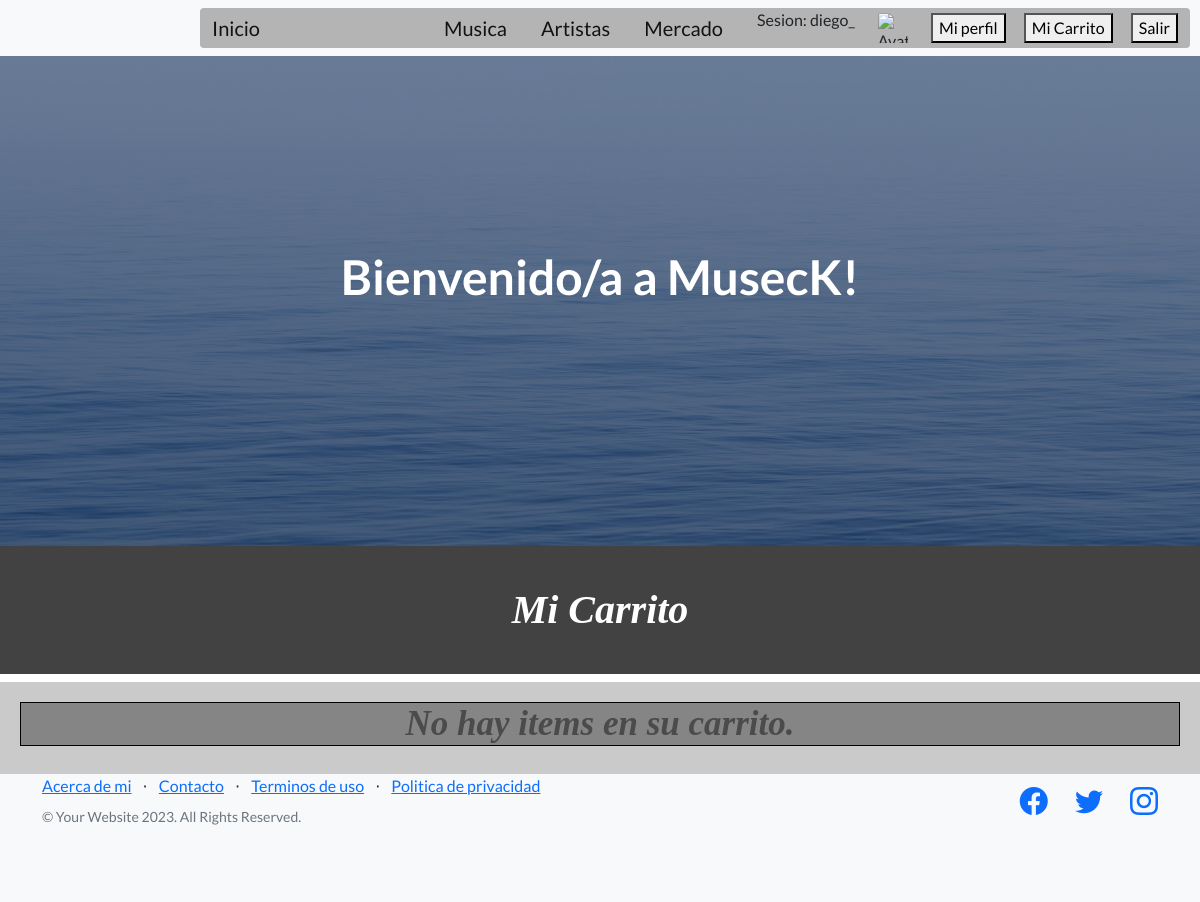
Page /app-include/carrito/ (signed in) on the earlier database version.
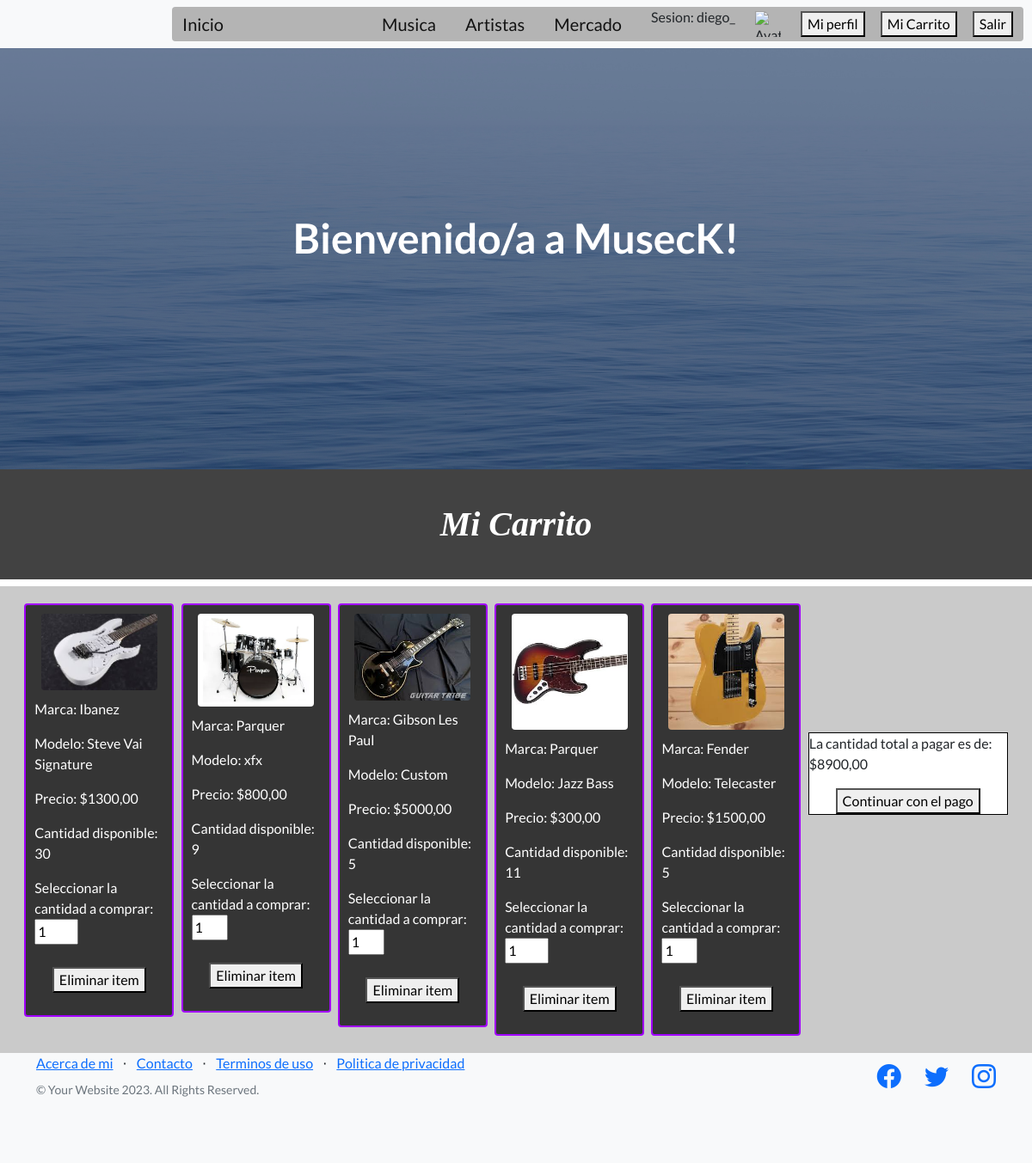
Same page on the later database version.
### AppPrueba/models.py (models this page shows, shortened)
class ItemCarrito(models.Model):
    carrito = models.ForeignKey(Carrito, on_delete=models.CASCADE)
    producto = models.ForeignKey(Instrumento, on_delete=models.CASCADE)
    cantidad = models.PositiveIntegerField(default=1)

class Instrumento(models.Model):
    TIPO_CHOICES = [
        ('guitarra', 'Guitarra'),
        ('bajo', 'Bajo'),
        ('baterias', 'Baterias'),
        ('violines', 'Violines'),
        ('ukeleles', 'Ukeleles'),
        ('saxofones', 'Saxofones'),
        ('pianos', 'Pianos'),
        ('acordeones' , 'Acordeones'),
        ('flautas' , 'Flautas'),
    ]
    marca = models.CharField(max_length=50, default='')
    modelo = models.CharField(max_length=50)
    precio = models.DecimalField(max_digits=10, decimal_places=2)
    cantidad_disponible = models.IntegerField(default=0)
    imagen = models.ImageField(upload_to='instrumentos/', null=True, blank=True)
    tipo = models.CharField(max_length=50, default="", choices=TIPO_CHOICES)

### AppPrueba/views.py (the view)
# urls.py: path('carrito/', ver_carrito, name='MiCarrito'),
@login_required
def ver_carrito(req):
    carrito, creado = Carrito.objects.get_or_create(usuario=req.user)
    items_carrito = ItemCarrito.objects.filter(carrito=carrito)
    if req.method == "POST":
        for item in items_carrito:
            cantidad = int(req.POST.get(f'cantidad_{item.id}', 1))
            item.cantidad = cantidad
            item.save()
    precio_total = sum(item.producto.precio * item.cantidad for item in items_carrito)
    return render(req, 'carrito.html', {'carrito': carrito, 'items_carrito': items_carrito, 'precio_total': precio_total})

### AppPrueba/context_processors.py (called while the page is built)
def avatar(request):
    if request.user.is_authenticated:
        try:
            avatar = Avatar.objects.get(user=request.user)
        except Avatar.DoesNotExist:
            avatar = None
    else:
        avatar = None
    return {'avatar': avatar}

### AppPrueba/templates/carrito.html
{% extends "padre.html" %}
{% block contenido_variable %}
    <h1 id="mi-h1">Mi Carrito</h1>
    <div id="contenedor-general">
        {% if items_carrito %}
            {% for item in items_carrito %}
                <div id="contenedor-publicacion">
                    <ul class="detalle-publicacion">
                        <li class="lista-pubs">
                            {% if item.producto.imagen %}
                                <img id="mis-img" src="{{ item.producto.imagen.url }}" alt="Imagen del instrumento">
                            {% endif %}
                            <div class="datos-publicacion">
                                <p>Marca: {{ item.producto.marca }}</p>
                                <p>Modelo: {{ item.producto.modelo }}</p>
                                <p>Precio: ${{ item.producto.precio }}</p>
                                {% with instrumento=item.producto %}
                                    <p>Cantidad disponible: {{ instrumento.cantidad_disponible }}</p>
                                    <p>Seleccionar la cantidad a comprar: <input value="1" type="number" name="cantidad" min="1" max="{{ instrumento.cantidad_disponible }}" required></p>
                                {% endwith %}
                            </div>
                            <a href="{% url 'EliminarItem' pk=item.pk %}">
                                <button type="submit">Eliminar item</button>
                            </a>
                        </li>
                    </ul>
                </div>
            {% endfor %}
            <div id="box-pago-carrito">
                <p>
                    La cantidad total a pagar es de: ${{precio_total}}
                </p>
                <a href="{% url 'FormaPago' %}">
                    <button type="button">Continuar con el pago</button>
                </a>
            </div>
        {% else %}
        <h2 id="mi_h2">
            No hay items en su carrito.
        </h2>
        {% endif %}
    </div>
{% endblock contenido_variable %}

### AppPrueba/templates/padre.html (shortened to what this page needs)
<!DOCTYPE html>
<html lang="en">
    <head>
        {% load static %}
        <link href="https://cdn.jsdelivr.net/npm/bootstrap-icons@1.5.0/font/bootstrap-icons.css" rel="stylesheet" type="text/css" />
        <link href="{% static '/css/styles.css' %}" rel="stylesheet" />
        <link rel="stylesheet" href="{% static 'css/mi_estilo.css' %}"/>
    </head>
    <body>
        {% include 'navbar.html' %}
        <header class="masthead" id="mi_header">
            <div class="container position-relative">
                <div class="row justify-content-center">
                    <div class="col-xl-6">
                        <div class="text-center text-white">
                            <h1 class="mb-5">Bienvenido/a a MusecK!</h1>
                        </div>
                    </div>
                </div>
            </div>
        </header>
        {% block contenido_variable %}
        {% endblock contenido_variable %}
        <footer class="footer bg-light" id="footer-style">
            <div class="container">
                <div class="row">
                    <div class="col-lg-6 h-100 text-center text-lg-start my-auto">
                        <ul class="list-inline mb-2">
                            <li class="list-inline-item"><a href="{% url 'AboutMe' %}">Acerca de mi</a></li>
                            <li class="list-inline-item">⋅</li>
                            <li class="list-inline-item"><a href="#!">Contacto</a></li>
                            <li class="list-inline-item">⋅</li>
                            <li class="list-inline-item"><a href="#!">Terminos de uso</a></li>
                            <li class="list-inline-item">⋅</li>
                            <li class="list-inline-item"><a href="#!">Politica de privacidad</a></li>
                        </ul>
                        <p class="text-muted small mb-4 mb-lg-0">&copy; Your Website 2023. All Rights Reserved.</p>
                    </div>
                    <div class="col-lg-6 h-100 text-center text-lg-end my-auto">
                        <ul class="list-inline mb-0">
                            <li class="list-inline-item me-4">
                                <a href="#!"><i class="bi-facebook fs-3"></i></a>
                            </li>
                            <li class="list-inline-item me-4">
                                <a href="#!"><i class="bi-twitter fs-3"></i></a>
                            </li>
                            <li class="list-inline-item">
                                <a href="#!"><i class="bi-instagram fs-3"></i></a>
                            </li>
                        </ul>
                    </div>
                </div>
            </div>
        </footer>
    </body>
</html>

### AppPrueba/templates/navbar.html
{% load static %}
<nav class="navbar navbar-light bg-light static-top" id="navbar">
    <div class="container" id="mi_container">
        <div class="cont-inicio">
            <a class="navbar-brand" href="{% url 'Inicio' %}">Inicio</a>
        </div>
        <a class="navbar-brand" href="{% url 'ListaGeneros' %}">Musica</a>
        <a class="navbar-brand" href="{% url 'Artistas' %}">Artistas</a>
        <a class="navbar-brand" href="{% url 'Categorias' %}">Mercado</a>
        {% if user.is_authenticated %}
            <p>
                Sesion: {{user.username}}
            </p>
                {% if avatar %}
                    <img src="{{ avatar.url }}" alt="Avatar" style="width: 30px; height: 30px; margin: 5px;"/>
                {% else %}
                <img src="{% static 'assets/img/imagenxdefecto.jpg' %}" alt="Avatar por defecto" style="width: 30px; height: 30px; margin: 5px;"/>
                {% endif %}
            <a href="{% url 'EditarPerfil' %}">
                <button type="submit">Mi perfil</button>
            </a>
            <a href="{% url 'MiCarrito' %}">
                <button type="submit">Mi Carrito</button>
            </a>
            <form action="{% url 'LogoutUser' %}" method="post"> {% csrf_token %}
                <button type="submit">Salir</button>
            </form>
        {%else%}
            <div class="cont-login-register">
                <a class="btn btn-primary" href="{% url 'Registro' %}">Registrarse</a>
                <a class="btn btn-primary" href="{% url 'IniciarSesion' %}">Iniciar sesion</a>
            </div>
        {% endif %}
    </div>
</nav>

### AppPrueba/static/css/mi_estilo.css (style rules this page uses)
.cont-inicio { margin-right: 150px; }
#navbar { background: rgb(173, 137, 137); }
#mi_container { background: rgb(180, 180, 180); margin: 0 10px 0 200px; display: flex; flex-flow: row; border-radius: 4px; }
footer , .footer, #footer-style { width: 100%; height: 128px; padding: 0px; margin: 0; }
#mi-h1 { font-style: italic; font-family: 'Times New Roman', Times, serif; color: rgb(255, 255, 255); padding: 40px; background-color: rgb(66, 66, 66); display: flex; flex-flow: row; justify-content: center; }
#contenedor-general { width: 100%; height: 100%; background: rgb(202, 202, 202); display: flex; flex-wrap: column; justify-content: space-evenly; padding: 20px; }
#contenedor-publicacion { width: 15%; height: 10%; margin-bottom: 0; padding: 10px; background: rgb(53, 53, 53); border: solid 2px rgb(162, 0, 255); border-radius: 4px; }
.detalle-publicacion { list-style-type: none; padding: 0; }
.lista-pubs { display: flex; flex-direction: column; justify-content: center; align-items: center; margin-bottom: 10px; }
#mis-img { width: 90%; height: 50%; border-radius: 4px; margin-bottom: 10px; }
.datos-publicacion { color: rgb(255, 255, 255); margin-bottom: 10px; }
#box-pago-carrito { width: 20%; height: 70%; margin-top: 150px; border: solid 1px black; background: rgb(255, 255, 255); display: flex; flex-flow: column; justify-items: center; align-items: center; }

Differences in the rows shown:
added ItemCarrito: producto.imagen (picture), producto.marca "Ibanez", producto.modelo "Steve Vai Signature", producto.precio "1300,00", producto.cantidad_disponible "30"
added ItemCarrito: producto.imagen (picture), producto.marca "Parquer", producto.modelo "xfx", producto.precio "800,00", producto.cantidad_disponible "9"
added ItemCarrito: producto.imagen (picture), producto.marca "Gibson Les Paul", producto.modelo "Custom", producto.precio "5000,00", producto.cantidad_disponible "5"
added ItemCarrito: producto.imagen (picture), producto.marca "Parquer", producto.modelo "Jazz Bass", producto.precio "300,00", producto.cantidad_disponible "11"
added ItemCarrito: producto.imagen (picture), producto.marca "Fender", producto.modelo "Telecaster", producto.precio "1500,00", producto.cantidad_disponible "5"
Other differences:
{{ precio_total }}: (not shown) → "8900,00"
text no longer shown: "No hay items en su carrito."
text now shown: "La cantidad total a pagar es de: $ Continuar con el pago"
